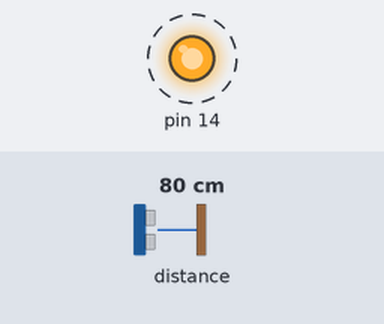
Recording of a sketch running on a simulated Arduino Uno, built with avr-gcc and run on an emulated ATmega328P. On the bench: output pins drawn as LEDs (lit = HIGH). Dashed ring = blinking. The inputs (shaded band) are chosen by the test bench; at power-on: distance to the obstacle 80 cm. The local clock reads 2024-03-15 10:24:30 at power-on unless the sketch sets it; storage starts empty; what the sketch prints to the serial monitor is not drawn.

Above: at 1.5 s.
Timing chart, 0 to 5.6 s (numbered marks = the images above):
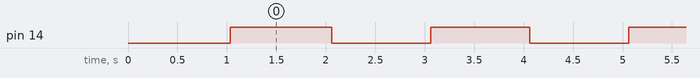

Measured:
- by itself, pin 14: alternates HIGH for 1.0 s and LOW for 1.0 s

The sketch:

Velocidad.ino
```cpp
#include "Adafruit_VL53L0X.h"
#include <SoftwareSerial.h>
#include <Wire.h>
#include <SD.h>
#include "RTClib.h"

int mill;
unsigned long t_offset = 0;
unsigned long time_out = 0;

// Configuración del sensor y SD
#define VL53_ADDRESS 0x29
#define SD_CS_PIN 5  // Pin Chip Select para la SD

Adafruit_VL53L0X lox = Adafruit_VL53L0X();
RTC_DS1307 rtc;

VL53L0X_RangingMeasurementData_t measure;

int distanceThreshold = 200;         // Umbral en mm para detectar un orificio (mm)
unsigned long timeThreshold = 2000;  // Tiempo antes del timeout (ms)
volatile int pulseCount = 0;         // Contador de orificios detectados
unsigned long lastEventTime = 0;     // Tiempo del último evento (time)
unsigned long currentTime = 0;       // Tiempo actual
bool holeDetected = false;           // Estado del orificio detectado
bool led = true;

void writeFile(fs::FS &fs, const char *path, const char *message) {
  File file = fs.open(path, FILE_WRITE);
  if (!file) {
    Serial.println("Failed to open file for writing");
    return;
  }
  if (file.print(message)) {
    } else {
      Serial.println("Write failed");
    }
  file.close();
}

// Inicialización del sensor VL53L0X
void initLaser() {
  if (!lox.begin(VL53_ADDRESS)) {
    Serial.println("No se pudo iniciar el sensor VL53L0X");
    while (1);
  }
  Serial.println("Sensor VL53L0X iniciado.");
}

// Inicialización del RTC
void initRTC() {
  if (!rtc.begin()) {
    Serial.println("No se pudo iniciar el RTC.");
    while (1)
      ;
  }
  if (!rtc.isrunning()) {
    Serial.println("RTC detenido, ajustando la hora...");
    rtc.adjust(DateTime(F(__DATE__), F(__TIME__)));  // Configura la hora actual
  }
  Serial.println("RTC iniciado.");
   int seg = rtc.now().second();
  while (seg == rtc.now().second()) {
    delay(1);
  }
  mill = millis();
}

// Inicialización de la tarjeta SD
void initSD() {
  if (!SD.begin(SD_CS_PIN)) {
    Serial.println("Error al inicializar la tarjeta SD.");
  }
  Serial.println("Tarjeta SD inicializada.");
}

// Guardar datos en la SD
void saveToSD(int pulse, bool flag = false) {
  File file = SD.open("/velocidad.txt", FILE_APPEND);
  String milli;
  if(flag){
    milli = "Stopped";
  }else{
    milli = String(float(millis()-mill));
  }
  if (file) {
    DateTime now = rtc.now();
    String time = String(now.year()) + "/" + String(now.month()) + "/" + String(now.day()) + " " + String(now.hour()) + ":" + String(now.minute()) + ":" + String(now.second()) + " " + milli;
    file.println(time);
    file.close();
    Serial.println(time);
  } else {
    Serial.println("No se pudo abrir el archivo.");
  }
}

void setup() {
  Serial.begin(115200);
  Wire.begin();

  pinMode(14, OUTPUT);

  initLaser();  // Inicia el sensor VL53L0X
  initRTC();    // Inicia el RTC
  initSD();     // Inicia la tarjeta SD

  if (!SD.exists("/velocidad.txt")) {
    writeFile(SD, "/velocidad.txt", "Date Time Milliseconds\n");
  }
}

unsigned long timer;

void loop() {
  // Parpadeo LED
  if (millis() - timer > 1000) {
    if (led == true) {
      digitalWrite(14, HIGH);
    } else {
      digitalWrite(14, LOW);
    }
    led = !led;
    timer = millis();
  }

  // Si no ha pasado el timeout
  currentTime = millis();
  if (time_out < timeThreshold){
    lox.rangingTest(&measure, false);  // Realiza la medición

    // Detecta un orificio
    if (measure.RangeMilliMeter < distanceThreshold && !holeDetected) {
      holeDetected = true;  // Se detecta un orificio
      pulseCount++;
      // Calcula el tiempo transcurrido desde el último evento
      if (lastEventTime > 0) { // Si no acaba de iniciar el programa
        saveToSD(pulseCount);  // Guarda los pulsos y la velocidad en la tarjeta SD
        Serial.print("Pulsos: ");
        Serial.println(pulseCount);
        time_out = 0;
        t_offset = currentTime;
      }
      lastEventTime = currentTime;  // Actualiza el tiempo del último evento
    }
    // Detecta cuando ya no hay orificio
    if (measure.RangeMilliMeter >= distanceThreshold) {
      holeDetected = false;
    }
  // Pasó la ventana de tiempo sin detectar pulsos
  }else{
    if (lastEventTime > 0) { // Si no acaba de iniciar el programa
      saveToSD(pulseCount, true);  // Guarda los pulsos y la velocidad en la tarjeta SD
      Serial.print("Pulsos: ");
      Serial.println(pulseCount);
      time_out = 0;
      t_offset = currentTime;
    }
  }

  time_out = currentTime - t_offset;
}
```
